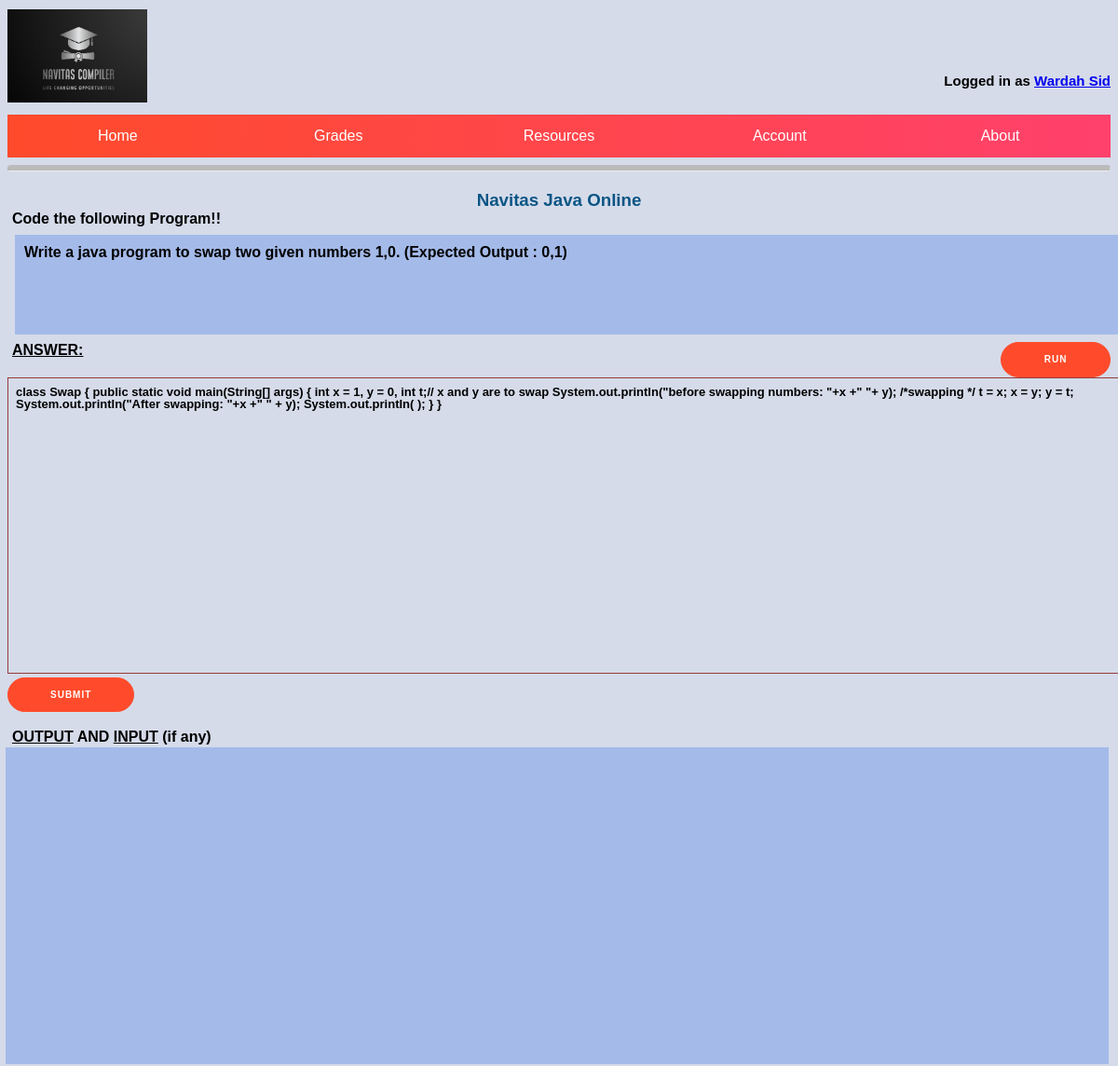
Page /NJO/classroom.php (signed in) on the committed database.
### tables this page shows
CREATE TABLE "account" (
	"accountID"	INTEGER,
	"user_ID"	TEXT NOT NULL UNIQUE,
	"fullName"	TEXT NOT NULL,
	"dateOfBirth"	TEXT NOT NULL,
	"email"	TEXT NOT NULL UNIQUE,
	"password"	TEXT NOT NULL,
	"confirmPswd"	TEXT NOT NULL,
	"account_type"	TEXT NOT NULL,
	PRIMARY KEY("accountID" AUTOINCREMENT)
);

CREATE TABLE "question" (
	"qnRef"	INTEGER,
	"respClassID"	TEXT UNIQUE,
	"questionDesc"	TEXT,
	"linkToSample"	BLOB,
	"expectedOutput"	BLOB,
	FOREIGN KEY("respClassID") REFERENCES "classroom"("classID"),
	PRIMARY KEY("qnRef" AUTOINCREMENT)
);

### NJO/classroom.php (the view, shortened to what this page needs)
<?php
    require_once("connection.php");
    $email= $_SESSION['email'];
	$sql3 =<<<EOF
		SELECT * from account
		WHERE email='$email';
	EOF;
	$return3 = $db->query($sql3);
	$row = $return3->fetchArray(SQLITE3_ASSOC);
?>
<!DOCTYPE html>
<html>
<head>
    <link rel="stylesheet" href="css/classstyle.css">
</head>
<body>
    <div class="headers">
        <h1><img src="objects/navitas.jpeg" alt="NJO" />
            <br><br><br><br>
            Logged in as <a class="name" alt="Student's_name" href="#"><u><?php echo $row['fullName']?> </u></a>
        </h1>
        <br>
        <ul>
            <li><a href="student.php">Home</a></li>
            <li><a href="studentgradesheet.php">Grades</a></li>
            <li><a href="resources.php">Resources</a></li>
            <li><a href="studentaccount.php">Account</a></li>
            <li><a href="https://navitas.com">About</a></li>
        </ul>
    </div>
    <hr class="rounded">
    <h3> <b>Navitas Java Online</h3>
    <header>Code the following Program!!</header>
    <div class="question" type="textbox">
   <p style="padding: 10px">
   <?php
$sql2 =<<<EOF
SELECT * from question
WHERE respClassID = '15';
EOF;
    $return2 = $db->query($sql2);
    $row2 = $return2->fetchArray(SQLITE3_ASSOC);
    if ($row2)
    {
        $s = $row2['questionDesc'];
        echo $s;
    }
    else{
        echo 'No Qn added yet';
    }
?>
   </p>
    </div>
    <form method="post" action="classroom.php">
        <header class="editorheader"><u> ANSWER:</u>
            <button class="runbtn" id="runbtn" style="fill: aquamarine; float: right">
                RUN</button></u>
        </header>
        <div id="editor" class="edits" input="text">
            class Swap {
            public static void main(String[] args) {
            int x = 1, y = 0,
            int t;// x and y are to swap
            System.out.println("before swapping numbers: "+x +" "+ y);
            /*swapping */
            t = x;
            x = y;
            y = t;
            System.out.println("After swapping: "+x +" " + y);
            System.out.println( );
            }
            }
        </div>
        <button type="submit" class="submitbtn">SUBMIT</button><br> <br>
    </form>
    <aside type="textbox">
        <header><U> OUTPUT</U> AND <U>INPUT</U> (if any) </header>
        <code id="output">
        </code>
    </aside>
</body>
</html>

### NJO/css/classstyle.css (style rules this page uses)
body { background: #d5dbe9; flex-direction: column; font-family: 'Montserrat', sans-serif; height: 100vh; }
div.headers { text-size-adjust: 0px; border-spacing: 0mm; margin: 0; }
img { height: 100px; width: 150px; float: left; }
h1 { text-align: right; font-size: 15px; }
ul { list-style-type: none; width: 100% auto; margin: 0; padding:0; overflow: hidden; background: #FF416C; background: -webkit-linear-gradient(to right, #FF4B2B, #FF416C); background: linear-gradient(to right, #FF4B2B, #FF416C); color: #FFFFFF; word-spacing: 50%; }
li { width:20%; float: left; }
li a { display: block; color: white; text-align: center; padding: 14px 16px; text-decoration: none; }
h3 { text-align: center; margin: auto; color:rgb(10, 85, 133); padding-top: 1%; }
hr.rounded { border-top: 6px solid #bbb; border-radius: 25px; }
div.question p { background-color: #a4bae9; width: 100%; padding: 0px 3px 0px 3px; margin: 8px; height: 2.3cm; }
header { padding-left: 5px; }
.edits { resize:none; overflow-y:scroll; overflow-x: scroll; line-height: 13px; font-size: 13px; border:1px solid rgb(150, 59, 59); padding:8px; display: inline-block; margin: 0px; fill:rgb(228, 192, 125); width: 50%; }
#output { float:right; background-color: #a4bae9; width: 100%; border: none; margin: 2px; height: 9cm; font-size: 12px; }
.submitbtn { position: relative; top: 95%; border-radius: 20px; border: 1px solid #FF4B2B; background-color: #FF4B2B; color: #FFFFFF; font-size: 10px; font-weight: bold; padding: 12px 45px; letter-spacing: 1px; text-transform: uppercase; transition: transform 80ms ease-in; cursor: pointer; }
.runbtn { right: 0%; width: 10%; height: 1cm; border-radius: 20px; border: 1px solid #FF4B2B; background-color: #FF4B2B; color: #FFFFFF; font-size: 10px; font-weight: bold; letter-spacing: 1px; text-transform: uppercase; transition: transform 80ms ease-in; cursor: pointer; }

### NJO/classroom.php (style rules this page uses)
#editor { position: relative; top: 10; right: 50%; bottom: 10; left: 0; height: 300px; width: 100%; }

### rows in the picture
account: fullName "Wardah Sid"
question: questionDesc "Write a java program to swap two given numbers 1,0. (Expected Output : 0,1)"
